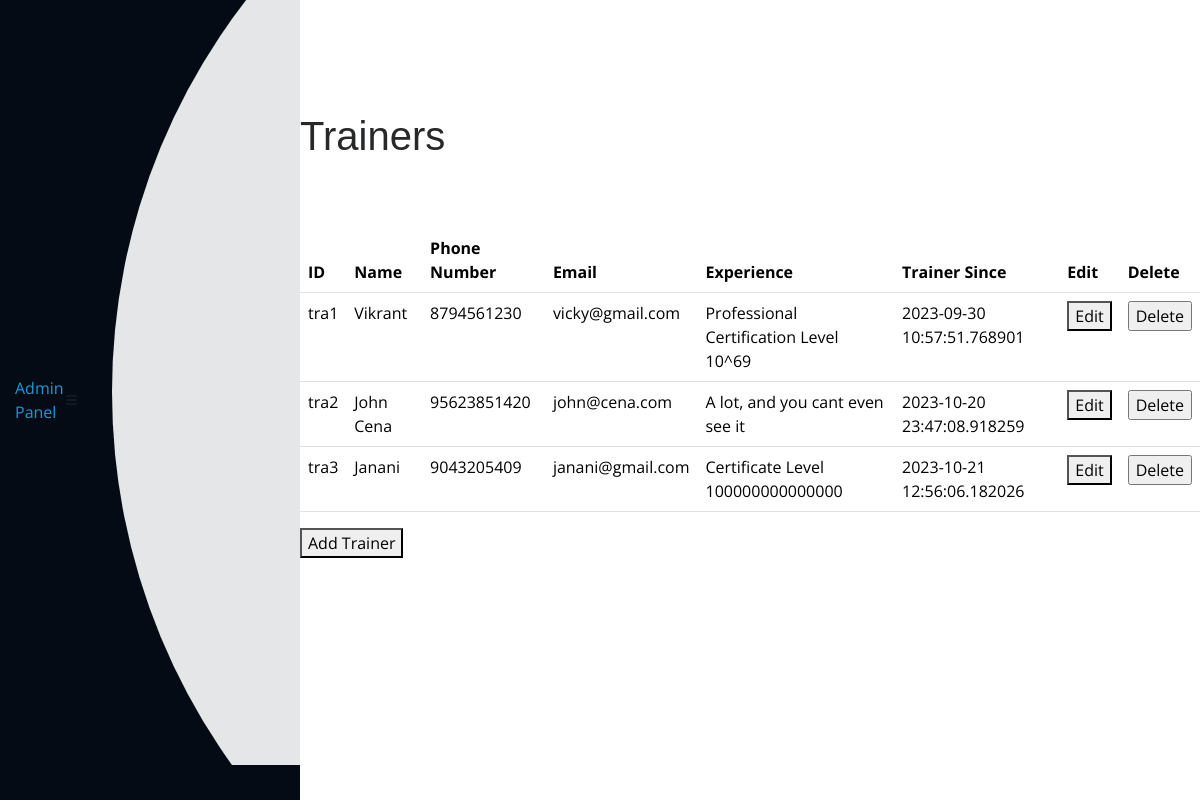
Page /admin/trainers (signed in) on the committed database.
### app.py (models this page shows, shortened)
class Trainers(db.Model,UserMixin):
    id = db.Column(db.String(10), primary_key=True)
    name = db.Column(db.String(100))
    phone_number = db.Column(db.String(15))
    email = db.Column(db.String(100), nullable=False)
    experience = db.Column(db.String(100))
    trainer_since = db.Column(db.DateTime)
    password = db.Column(db.String(128), nullable=False)
    def get_trainees(self):
        subs_list = Subscription.query.filter_by(tra_id=self.id, completed=0).all()
        member_ids = [sub.mem_id for sub in subs_list]
        active_list = Session.query.filter(Session.member_id.in_(member_ids), Session.end_time == None).all()
        active_ids = [ses.member_id for ses in active_list]
        members = Members.query.filter(Members.id.in_(member_ids)).all()
        return active_ids,members
    """"
    def get_trainees(self):
        subs_list = Subscription.query.filter_by(tra_id=self.id, completed=0).all()
        member_ids = [sub.mem_id for sub in subs_list]
        active_list = Session.query.filter(
            Session.member_id.in_(member_ids), Session.end_time == None
        ).all()

        active_ids = [act.member_id for act in active_list]

        # Find inactive member IDs by subtracting active IDs from all member IDs
        inactive_ids = list(set(member_ids) - set(active_ids))

        # Query for inactive trainees
        columns = [Members.id, Members.name, Members.phone_number, Members.email]
        stmt = select(columns).where(Members.id.in_(inactive_ids))
        inactive_result = db.session.execute(stmt)
        inactive_trainees = inactive_result.fetchall()

        # Query for active trainees with session information
        columns = [Members.id, Members.name, Members.phone_number, Members.email, Session.session_id]
        stmt = select(columns).join(
            Session, Members.id == Session.member_id
        ).where(Session.end_time.isnot(None))
        active_result = db.session.execute(stmt)
        active_trainees = active_result.fetchall()

        return active_trainees, inactive_trainees"""

### app.py (the view)
@app.route('/admin/trainers')
def trainer_manager():
    admin = current_user
    if not isinstance(admin,Admin):
        return redirect(url_for('admin_login'))
    trainer_list = Trainers.query.all()
    return render_template('/admin/trainers.html',admin=admin,trainers=trainer_list)

### app.py (called while the page is built)
@login_manager.user_loader
def load_user(user_id):
    admin = Admin.query.get(user_id)
    if admin is None:
        member = Members.query.get(user_id)
        if member is None:
            trainer = Trainers.query.get(user_id)
            return trainer  # Return the trainer user if found
        return member  # Return the regular member user if found
    return admin  # Return the admin user if found

### templates/admin/trainers.html (shortened to what this page needs)
{% extends "/admin/header.html" %}
{% block content %}
<div class="pagetitle">
  <h1>Trainers</h1>
</div>
<section class="section dashboard">
  <div class="row">
    <div class="col">
      <table class="table">
        <thead>
          <tr>
            <th>ID</th>
            <th>Name</th>
            <th>Phone Number</th>
            <th>Email</th>
            <th>Experience</th>
            <th>Trainer Since</th>
            <th>Edit</th>
            <th>Delete</th>
          </tr>
        </thead>
        <tbody>
          {% for trainer in trainers %}
          <tr>
            <td id="trainerid">{{ trainer.id }}</td>
            <td>{{ trainer.name }}</td>
            <td>{{ trainer.phone_number }}</td>
            <td>{{ trainer.email }}</td>
            <td>{{ trainer.experience }}</td>
            <td>{{ trainer.trainer_since }}</td>
            <td><button id="{{trainer.id}}" onclick="editTrainer(this.id)">Edit</button></td>
            <td>
              <form action="{{url_for('delete_trainer')}}" method="post">
                <input type="submit" value="Delete"
                  onclick="return confirm('Are you sure you want to delete this trainer?');">
              </form>
            </td>
          </tr>
          {% endfor %}
        </tbody>
      </table>
    </div>
  </div>
  <div class="row">
    <div class="col-lg-4">
      <button id="addTrainerButton">Add Trainer</button>
    </div>
  </div>
</section>
{% endblock %}

### static/assets/css/style.css (style rules this page uses)
body { font-family: "Open Sans", sans-serif; color: #272829; }
h1, h2, h3, h4, h5, h6 { font-family: "Raleway", sans-serif; }
section { padding: 60px 0; overflow: hidden; }

### rows in the picture
Trainers: id "tra1", name "Vikrant", phone_number "8794561230", email "vicky@gmail.com", experience "Professional Certification Level 10^69", trainer_since "2023-09-30 10:57:51.768901"
Trainers: id "tra2", name "John Cena", phone_number "95623851420", email "john@cena.com", experience "A lot, and you cant even see it", trainer_since "2023-10-20 23:47:08.918259"
Trainers: id "tra3", name "Janani", phone_number "9043205409", email "janani@gmail.com", experience "Certificate Level 100000000000000", trainer_since "2023-10-21 12:56:06.182026"
